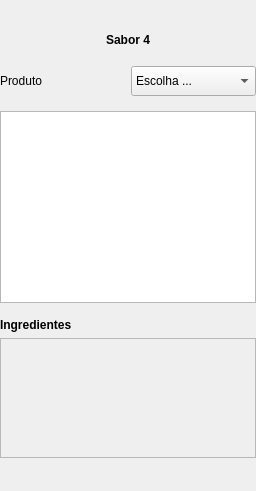
                         <widget class="QFrame" name="frame_67">
                          <property name="frameShape">
                           <enum>QFrame::NoFrame</enum>
                          </property>
                          <property name="frameShadow">
                           <enum>QFrame::Plain</enum>
                          </property>
                          <layout class="QVBoxLayout" name="verticalLayout_90">
                           <property name="leftMargin">
                            <number>0</number>
                           </property>
                           <property name="rightMargin">
                            <number>0</number>
                           </property>
                           <item>
                            <widget class="QFrame" name="frame_sabor_4">
                             <property name="frameShape">
                              <enum>QFrame::NoFrame</enum>
                             </property>
                             <property name="frameShadow">
                              <enum>QFrame::Raised</enum>
                             </property>
                             <layout class="QVBoxLayout" name="verticalLayout_87">
                              <property name="leftMargin">
                               <number>0</number>
                              </property>
                              <property name="rightMargin">
                               <number>0</number>
                              </property>
                              <item alignment="Qt::AlignHCenter">
                               <widget class="QLabel" name="label_45">
                                <property name="minimumSize">
                                 <size>
                                  <width>0</width>
                                  <height>40</height>
                                 </size>
                                </property>
                                <property name="font">
                                 <font>
                                  <bold>true</bold>
                                 </font>
                                </property>
                                <property name="text">
                                 <string>Sabor 4</string>
                                </property>
                               </widget>
                              </item>
                              <item>
                               <layout class="QHBoxLayout" name="horizontalLayout_45">
                                <item>
                                 <widget class="QLabel" name="label_46">
                                  <property name="minimumSize">
                                   <size>
                                    <width>0</width>
                                    <height>30</height>
                                   </size>
                                  </property>
                                  <property name="text">
                                   <string>Produto</string>
                                  </property>
                                 </widget>
                                </item>
                                <item>
                                 <widget class="QComboBox" name="combo_box_item_pedido_15">
                                  <property name="minimumSize">
                                   <size>
                                    <width>0</width>
                                    <height>30</height>
                                   </size>
                                  </property>
                                  <item>
                                   <property name="text">
                                    <string>Escolha ...</string>
                                   </property>
                                  </item>
                                  <item>
                                   <property name="text">
                                    <string>Pizza fulana</string>
                                   </property>
                                  </item>
                                  <item>
                                   <property name="text">
                                    <string>Pizza beutrana</string>
                                   </property>
                                  </item>
                                 </widget>
                                </item>
                               </layout>
                              </item>
                              <item>
                               <widget class="QFrame" name="frame_adicionais_15">
                                <property name="frameShape">
                                 <enum>QFrame::NoFrame</enum>
                                </property>
                                <property name="frameShadow">
                                 <enum>QFrame::Raised</enum>
                                </property>
                                <layout class="QVBoxLayout" name="verticalLayout_88">
                                 <property name="leftMargin">
                                  <number>0</number>
                                 </property>
                                 <property name="rightMargin">
                                  <number>0</number>
                                 </property>
                                 <item>
                                  <layout class="QHBoxLayout" name="horizontal_layout_32"/>
                                 </item>
                                 <item>
                                  <widget class="QListWidget" name="list_widget_adicionais_pedido_15">
                                   <property name="minimumSize">
                                    <size>
                                     <width>0</width>
                                     <height>120</height>
                                    </size>
                                   </property>
                                   <property name="maximumSize">
                                    <size>
                                     <width>16777215</width>
                                     <height>16777215</height>
                                    </size>
                                   </property>
                                  </widget>
                                 </item>
                                 <item>
                                  <widget class="QFrame" name="frame_68">
                                   <property name="frameShape">
                                    <enum>QFrame::NoFrame</enum>
                                   </property>
                                   <property name="frameShadow">
                                    <enum>QFrame::Raised</enum>
                                   </property>
                                   <layout class="QVBoxLayout" name="verticalLayout_89">
                                    <property name="leftMargin">
                                     <number>0</number>
                                    </property>
                                    <property name="rightMargin">
                                     <number>0</number>
                                    </property>
                                    <property name="bottomMargin">
                                     <number>4</number>
                                    </property>
                                    <item>
                                     <widget class="QLabel" name="label_ingredientes_pedido_15">
                                      <property name="font">
                                       <font>
                                        <bold>true</bold>
                                       </font>
                                      </property>
                                      <property name="text">
                                       <string>Ingredientes</string>
                                      </property>
                                     </widget>
                                    </item>
                                    <item>
                                     <widget class="QScrollArea" name="scroll_area_ingredientes_15">
                                      <property name="minimumSize">
                                       <size>
                                        <width>0</width>
                                        <height>120</height>
                                       </size>
                                      </property>
                                      <property name="widgetResizable">
                                       <bool>true</bool>
                                      </property>
                                      <widget class="QWidget" name="scrollAreaWidgetContents_16">
                                       <property name="geometry">
                                        <rect>
                                         <x>0</x>
                                         <y>0</y>
                                         <width>264</width>
                                         <height>118</height>
                                        </rect>
                                       </property>
                                      </widget>
                                     </widget>
                                    </item>
                                   </layout>
                                  </widget>
                                 </item>
                                </layout>
                               </widget>
                              </item>
                             </layout>
                            </widget>
                           </item>
                          </layout>
                         </widget>
